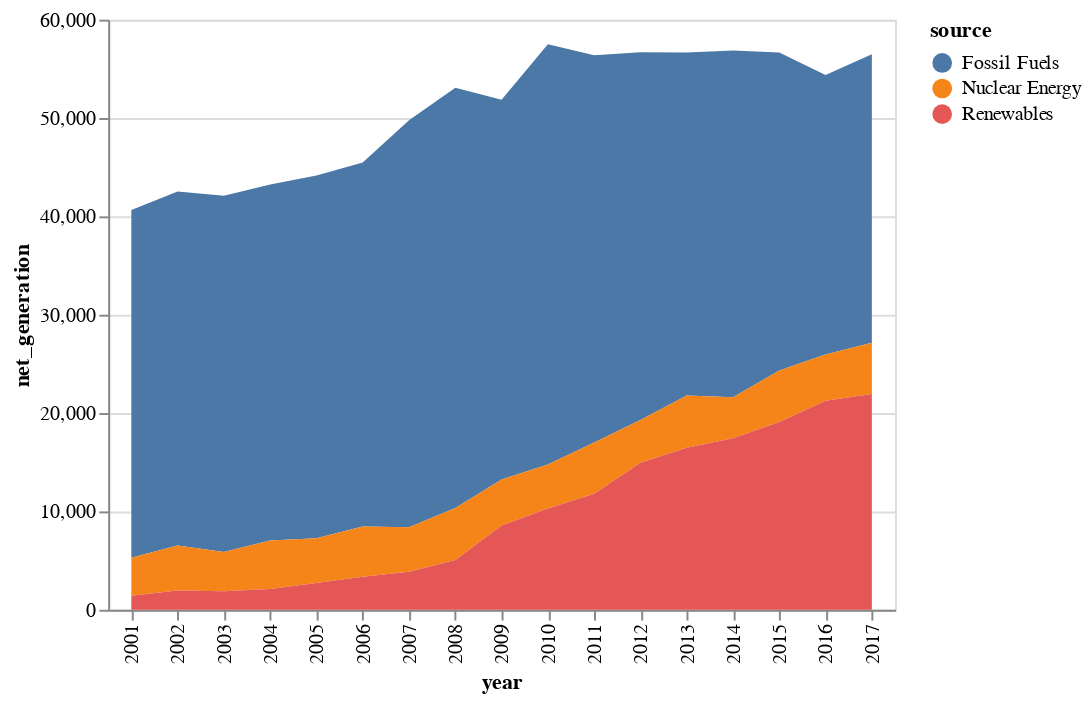

Source (notebook cell):
### Markdown cell above
You can still easily make an Altair area chart. One quick way is to encode the x axis as "ordinal" data.

### Code cell
alt.Chart(data).mark_area().encode(
    x="year:O",  # <-- Right there
    y="net_generation:Q",
    color="source:N"
)

### Figure 1 — Vega-Lite specification as saved in the notebook (floating-point values rounded to 4 significant figures)
{"$schema": "https://vega.github.io/schema/vega-lite/v2.4.1.json", "config": {"view": {"height": 300, "width": 400}}, "data": {"values": [{"net_generation": 35361, "source": "Fossil Fuels", "year": 2001}, {"net_generation": 35991, "source": "Fossil Fuels", "year": 2002}, {"net_generation": 36234, "source": "Fossil Fuels", "year": 2003}, {"net_generation": 36205, "source": "Fossil Fuels", "year": 2004}, {"net_generation": 36883, "source": "Fossil Fuels", "year": 2005}, {"net_generation": 37014, "source": "Fossil Fuels", "year": 2006}, {"net_generation": 41389, "source": "Fossil Fuels", "year": 2007}, {"net_generation": 42734, "source": "Fossil Fuels", "year": 2008}, {"net_generation": 38620, "source": "Fossil Fuels", "year": 2009}, {"net_generation": 42750, "source": "Fossil Fuels", "year": 2010}, {"net_generation": 39361, "source": "Fossil Fuels", "year": 2011}, {"net_generation": 37379, "source": "Fossil Fuels", "year": 2012}, {"net_generation": 34873, "source": "Fossil Fuels", "year": 2013}, {"net_generation": 35250, "source": "Fossil Fuels", "year": 2014}, {"net_generation": 32319, "source": "Fossil Fuels", "year": 2015}, {"net_generation": 28437, "source": "Fossil Fuels", "year": 2016}, {"net_generation": 29329, "source": "Fossil Fuels", "year": 2017}, {"net_generation": 3853, "source": "Nuclear Energy", "year": 2001}, {"net_generation": 4574, "source": "Nuclear Energy", "year": 2002}, {"net_generation": 3988, "source": "Nuclear Energy", "year": 2003}, {"net_generation": 4929, "source": "Nuclear Energy", "year": 2004}, {"net_generation": 4538, "source": "Nuclear Energy", "year": 2005}, {"net_generation": 5095, "source": "Nuclear Energy", "year": 2006}, {"net_generation": 4519, "source": "Nuclear Energy", "year": 2007}, {"net_generation": 5282, "source": "Nuclear Energy", "year": 2008}, {"net_generation": 4679, "source": "Nuclear Energy", "year": 2009}, {"net_generation": 4451, "source": "Nuclear Energy", "year": 2010}, {"net_generation": 5215, "source": "Nuclear Energy", "year": 2011}, {"net_generation": 4347, "source": "Nuclear Energy", "year": 2012}, {"net_generation": 5321, "source": "Nuclear Energy", "year": 2013}, {"net_generation": 4152, "source": "Nuclear Energy", "year": 2014}, {"net_generation": 5243, "source": "Nuclear Energy", "year": 2015}, {"net_generation": 4703, "source": "Nuclear Energy", "year": 2016}, {"net_generation": 5214, "source": "Nuclear Energy", "year": 2017}, {"net_generation": 1437, "source": "Renewables", "year": 2001}, {"net_generation": 1963, "source": "Renewables", "year": 2002}, {"net_generation": 1885, "source": "Renewables", "year": 2003}, {"net_generation": 2102, "source": "Renewables", "year": 2004}, {"net_generation": 2724, "source": "Renewables", "year": 2005}, {"net_generation": 3364, "source": "Renewables", "year": 2006}, {"net_generation": 3870, "source": "Renewables", "year": 2007}, {"net_generation": 5070, "source": "Renewables", "year": 2008}, {"net_generation": 8560, "source": "Renewables", "year": 2009}, {"net_generation": 10308, "source": "Renewables", "year": 2010}, {"net_generation": 11795, "source": "Renewables", "year": 2011}, {"net_generation": 14949, "source": "Renewables", "year": 2012}, {"net_generation": 16476, "source": "Renewables", "year": 2013}, {"net_generation": 17452, "source": "Renewables", "year": 2014}, {"net_generation": 19091, "source": "Renewables", "year": 2015}, {"net_generation": 21241, "source": "Renewables", "year": 2016}, {"net_generation": 21933, "source": "Renewables", "year": 2017}]}, "encoding": {"color": {"field": "source", "type": "nominal"}, "x": {"field": "year", "type": "ordinal"}, "y": {"field": "net_generation", "type": "quantitative"}}, "mark": "area"}
